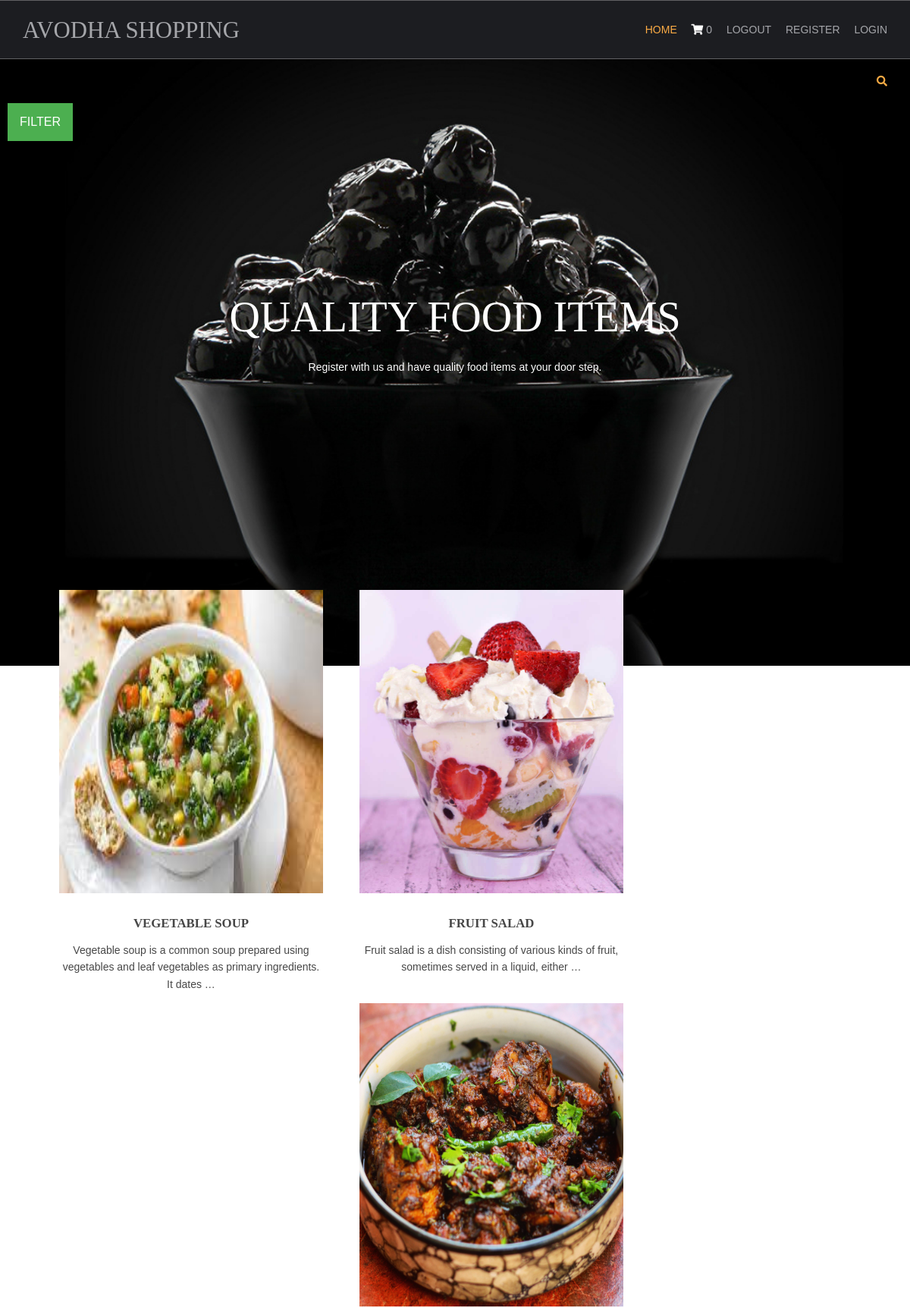
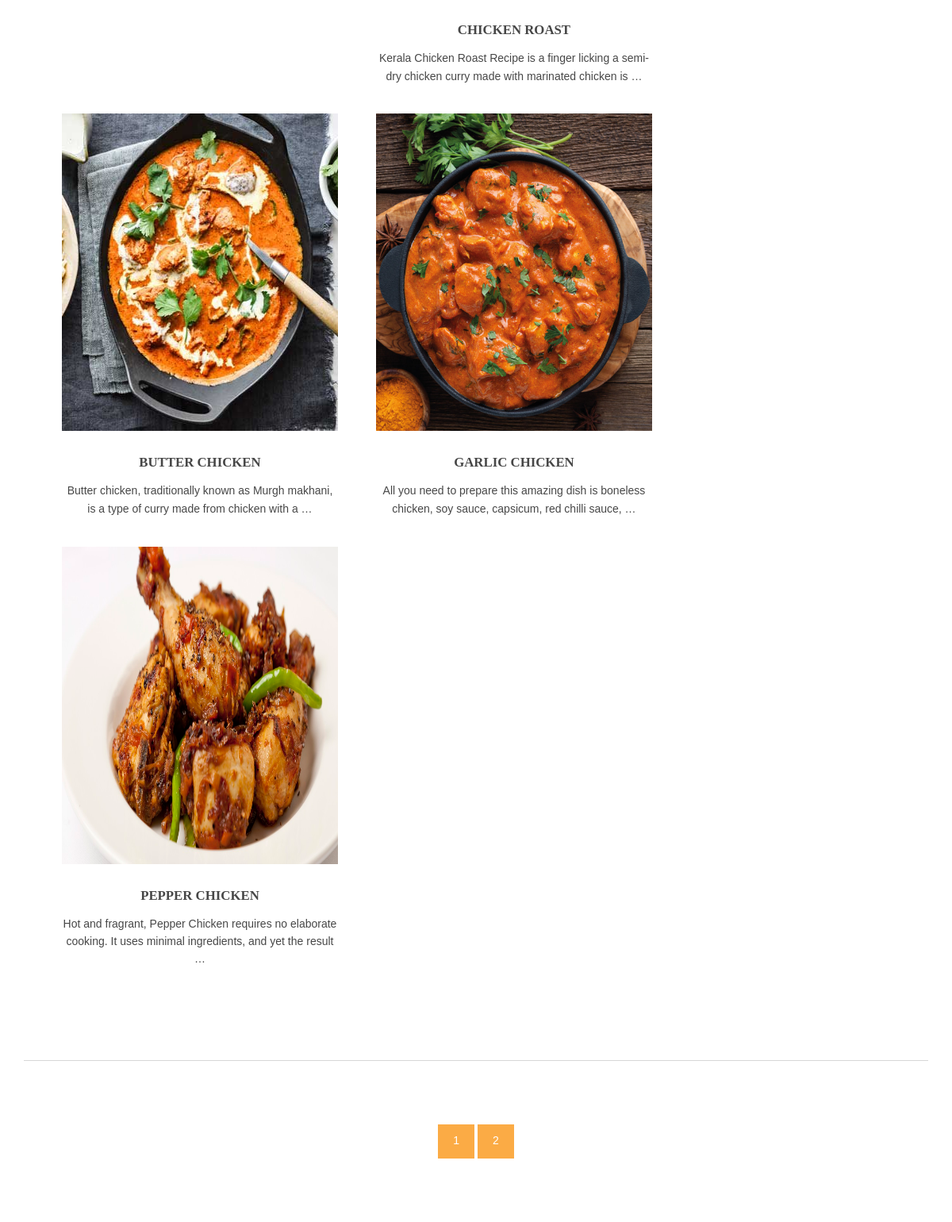
The page / on the database its author committed (2 pictures, top to bottom).
### shop/models.py (models this page shows, shortened)
class products(models.Model):
    name=models.CharField(max_length=250,unique=True)
    slug=models.SlugField(max_length=250,unique=True)
    img=models.ImageField(upload_to='product')
    desc=models.TextField()
    stock=models.IntegerField()
    available=models.BooleanField()
    price=models.IntegerField()
    category=models.ForeignKey(categ,on_delete=models.CASCADE)
    def get_url(self):
        return reverse('details',args=[self.category.slug,self.slug])

### shop/views.py (the view)
# urls.py: 2. Add a URL to urlpatterns:  path('', views.home, name='home')
def home(request,c_slug=None):
        c_page=None
        prdt=None
        if c_slug!=None:
            c_page=get_object_or_404(categ,slug=c_slug)
            prdt=products.objects.filter(category=c_page,available=True)
        else:
            prdt=products.objects.all().filter(available=True)
        cat=categ.objects.all()
        paginator=Paginator(prdt,6)
        try:
            page=int(request.GET.get('page','1'))
        except:
            page=1
        try:
            pro=paginator.page(page)
        except(EmptyPage,InvalidPage):
            pro=paginator.page(paginator.num_pages)
        return  render(request,'index.html',{'pr':prdt,'ct':cat,'pg':pro})

### cart/context_processor.py (called while the page is built)
def count(request):
    item_count=0
    if 'admin' in request.path:
        return {}
    else:
        try:
            ct=cartlist.objects.filter(cart_id=c_id(request))
            cti=items.objects.all().filter(cart=ct[:1])
            for c in cti:
                item_count+=c.quan
        except cartlist.DoesNotExist:
            item_count=0
        return dict(itc=item_count)

### cart/views.py (called while the page is built)
def c_id(request):
    ct_id=request.session.session_key
    if not ct_id:
        ct_id=request.session.create()
    return ct_id

### shop/models.py (called while the page is built)
    def get_url(self):
        return reverse('prod_cat',args=[self.slug])

### template/index.html (shortened to what this page needs)
{% extends 'base.html' %}
{% load static %}
{% block content %}
<html lang="">
<head>
<link href="{% static 'hm/layout/styles/layout.css' %}" rel="stylesheet" type="text/css" media="all">
</head>
<body id="top">
<div class="abcd" style="background-image:url({% static 'hm/images/demo/backgrounds/bg.jpg' %});">
  <div class="wrapper row0">
    <div id="topbar" class="hoc clear">
        <div class="fl_right">
        <ul class="nospace">
          <li id="searchform">
          </li>
        </ul>
        </div>
    </div>
<div class="dropdown">
  <button class="dropbtn">FILTER</button>
</div>
      </div>
        <div id="pageintro" class="hoc clear">
    <article>
      <h3 class="heading">QUALITY FOOD ITEMS</h3>
      <p>Register with us and have quality food items at your door step.</p>
    </article>
  </div>
</div>
<div class="wrapper row3">
  <main class="hoc container clear">
    <section id="introblocks">
      <ul class="nospace group btmspace-80">
          {% for i in pg.object_list %}
        <li class="one_third">
          <figure><a class="imgover" href="{{i.get_url}}"><img src="{{i.img.url}}" alt="" style="height:400;width:700;"></a>
            <figcaption>
              <h6 class="heading">{{i.name}}</h6>
              <p>{{i.desc|truncatewords:17}}</p>
                <br>
            </figcaption>
          </figure>
        </li>
          {% endfor %}
      </ul>
    </section>
    <hr class="btmspace-80">
    <center>
      {% for p in pg.paginator.page_range %}
      <a href="?page={{p}}" class="btn btn-light btn-sun{% if pg.number == p%} active {%endif %}">{{p}}</a>
      {% endfor %}
    </center>
  </main>
</div>
</body>
</html>
{% endblock %}

### template/base.html (shortened to what this page needs)
{% load static %}
<html lang="">
<head>
<link href="{% static 'hm/layout/styles/layout.css' %}" rel="stylesheet" type="text/css" media="all">
</head>
<body id="top">
  <div class="wrapper row1">
    <header id="header" class="hoc clear">
      <div id="logo" class="fl_left">
        <h1><a href="/">AVODHA SHOPPING</a></h1>
      </div>
      <nav id="mainav" class="fl_right">
        <ul class="clear">
          <li class="active"><a href="/">Home</a></li>
          <li><a class="active" href="{% url 'cartDetails' %}"><i class="fa fa-shopping-cart" style="font-size:14px; color:white;"></i>&nbsp;{{itc}}</a></li>
          <li><a class="active" href="accounts/logout">Logout</a></li>
          <li><a class="active" href="accounts/register">Register</a></li>
          <li><a class="active" href="accounts/login">Login</a></li>
        </ul>
      </nav>
    </header>
  </div>
{% block content %}
{% endblock %}
</body>
</html>

### static/hm/layout/styles/layout.css (style rules this page uses)
.row1 { border:solid; border-width:1px 0; }
#topbar { padding:20px 0; font-size:.8rem; text-transform:uppercase; }
#topbar ul li { display:inline-block; margin-right:15px; }
#topbar ul li:last-child { margin-right:0; padding-right:0; border-right:none; }
#topbar #searchform { position:relative; line-height:1; z-index:9999; }
#topbar #searchform::after { display:block; height:18px; line-height:18px; padding:0; font-family:"Font Awesome\ 5 Free"; font-weight:900; font-size:1rem; content:"\f002"; }
#topbar #searchform ::placeholder { text-transform:capitalize; }
#header #logo { margin:22px 0 0 0; }
#header #logo h1 { margin:0; padding:0; font-size:2.2rem; text-transform:uppercase; }
#pageintro { padding:200px 0 300px; }
#pageintro article, #pageintro article p { display:block; max-width:75%; margin:0 auto; text-align:center; }
#pageintro article p { max-width:65%; line-height:2rem; }
#pageintro .heading { margin-bottom:20px; font-size:4rem; }
.container { padding:80px 0; }
#introblocks { display:block; position:relative; margin:-180px 0 0 0; z-index:1; text-align:center; }
#introblocks figure figcaption { display:block; padding:30px 0 0 0; text-align:center; }
#introblocks figure figcaption .heading { font-size:1.2rem; font-weight:700; margin-bottom:0; }
*, *::before, *::after { transition:all .3s ease-in-out; }
nav ul, nav ol { margin:0; padding:0; list-style:none; }
#mainav, #breadcrumb, .sidebar nav { line-height:normal; }
#mainav ul { text-transform:uppercase; }
#mainav li { display:inline-block; position:relative; margin:0 15px 0 0; padding:0; }
#mainav li:last-child { margin-right:0; }
#mainav li a { display:block; padding:30px 0; }
body { color:#A5A6AA; background-color:#1C1D21; }
a { color:#FBAB45; }
hr, .borderedbox { border-color:#D7D7D7; }
.btn, .btn.inverse:hover { color:#FFFFFF; background-color:#FBAB45; border-color:#FBAB45; }
.imgover, .imgover:hover::after { color:#FFFFFF; }
.row1 { border-color:rgba(255,255,255,.3); }
.row3 { color:#474747; background-color:#FFFFFF; }
#topbar #searchform { color:#FBAB45; }
#header #logo h1 a { color:inherit; }
#pageintro { color:#FFFFFF; }
#mainav li a { color:inherit; }
#mainav .active a, #mainav a:hover, #mainav li:hover > a { color:#FBAB45; background-color:inherit; }
@media screen and (min-width:1140px) { .hoc { max-width:1140px; } }

### template/index.html (style rules this page uses)
.dropbtn { background-color: #4CAF50; color: white; padding: 16px; font-size: 16px; border: none; cursor: pointer; }
.dropdown { position: relative; display: inline-block; padding-left:10px; }
.abcd { height: 100%; background-position: center; background-repeat: no-repeat; background-size: cover; }

### rows shown on the page
products: img (picture), name "VEGETABLE SOUP", desc "Vegetable soup is a common soup prepared using vegetables and leaf vegetables as primary ingredients. It dates …"
products: img (picture), name "FRUIT SALAD", desc "Fruit salad is a dish consisting of various kinds of fruit, sometimes served in a liquid, either …"
products: img (picture), name "CHICKEN ROAST", desc "Kerala Chicken Roast Recipe is a finger licking a semi-dry chicken curry made with marinated chicken is …"
products: img (picture), name "BUTTER CHICKEN", desc "Butter chicken, traditionally known as Murgh makhani, is a type of curry made from chicken with a …"
products: img (picture), name "GARLIC CHICKEN", desc "All you need to prepare this amazing dish is boneless chicken, soy sauce, capsicum, red chilli sauce, …"
products: img (picture), name "PEPPER CHICKEN", desc "Hot and fragrant, Pepper Chicken requires no elaborate cooking. It uses minimal ingredients, and yet the result …"

### other values the page prints
{{ itc }} "0"
{{ p }} "1" "2"
